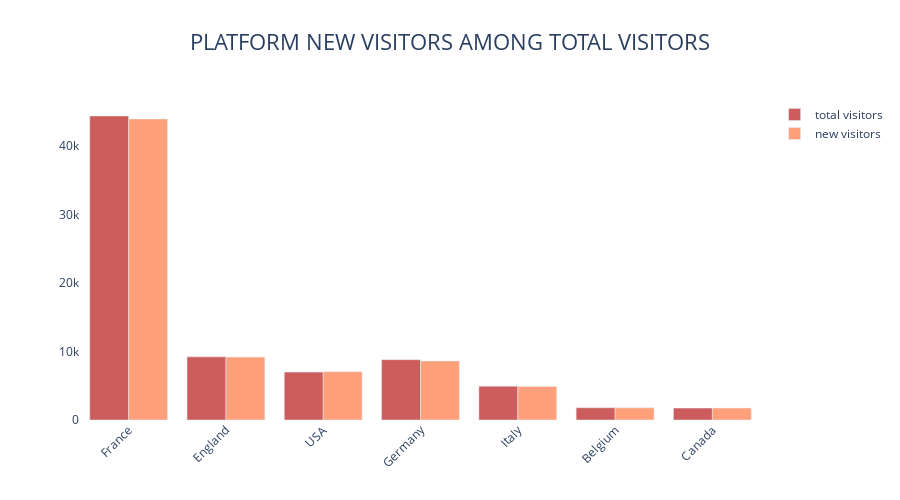

The notebook cell this image was saved under:
### Markdown cell above
### --- Interactive Vizualization

### Code cell
# Figure 1

# creating a figure object and setting up the title
fig = go.Figure(layout=dict(title=dict(text="PLATFORM NEW VISITORS AMONG TOTAL VISITORS")))

#setting the X(counry names) and Y(frequency of visits), and the colour for the colum nbr_visitors
fig.add_trace(go.Bar(
    x= data.index,
    y= data.nbr_visitors,
    name='total visitors',
    marker_color='indianred'
))

#setting the (counry names) and Y(frequency of visits), and a diffirent colour colour for the colum new_visitors
fig.add_trace(go.Bar(
    x= data.index,
    y=data.new_visitors,
    name='new visitors',
    marker_color='lightsalmon'
))

# Here we update the layout through fixing different params, we also modify the tickangle of the xaxis, resulting in rotated labels.
fig.update_layout(barmode='group', xaxis_tickangle=-45, plot_bgcolor='white', 
                  autosize=False, width=900, height=500 , 
                  title_font={'size':22}, title_x=0.5 )

#renderer="colab" give the ability to visualize plots on colab, if deleted, the plots appear no more on colab, instead, we can visualise them on Jupyter
fig.show()

### Figure 1 — Plotly figure (JSON) as saved in the notebook; plotly's stock layout.template omitted (floating-point values rounded to 4 significant figures)
{"data": [{"marker": {"color": "indianred"}, "x": ["France", "England", "USA", "Germany", "Italy", "Belgium", "Canada"], "type": "bar", "name": "total visitors", "y": [44406, 9223, 6994, 8813, 4938, 1789, 1736]}, {"marker": {"color": "lightsalmon"}, "x": ["France", "England", "USA", "Germany", "Italy", "Belgium", "Canada"], "type": "bar", "name": "new visitors", "y": [43979, 9185, 7049, 8623, 4905, 1777, 1744]}], "layout": {"autosize": false, "xaxis": {"tickangle": -45}, "title": {"text": "PLATFORM NEW VISITORS AMONG TOTAL VISITORS", "font": {"size": 22}, "x": 0.5}, "plot_bgcolor": "white", "height": 500, "barmode": "group", "width": 900}}
